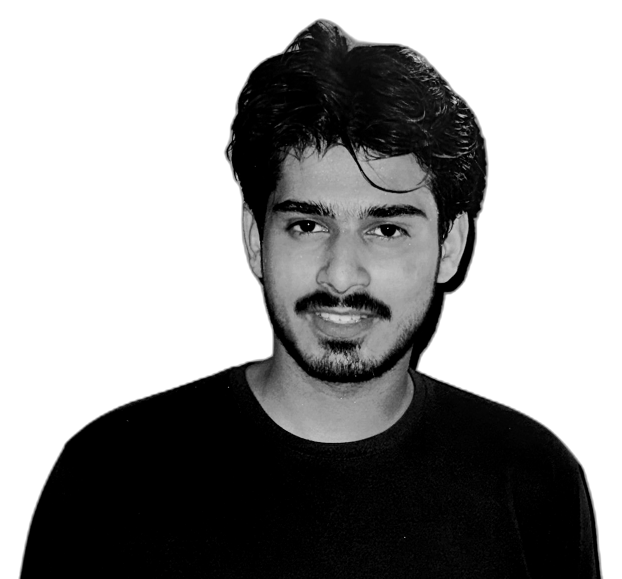
#> input picture data/toufeeq-bw.png, 1243 x 1158 px (shown at 1/2 size)
$ python make_ascii.py
#> lines starting #> are read from the running program, lines starting #| are printed output that depends on the picture
from PIL import Image, ImageOps
import json, pathlib

ROOT = pathlib.Path(__file__).resolve().parent.parent
SRC = ROOT / "data" / "toufeeq-bw.png"
OUT = ROOT / "data" / "ascii.json"

ROWS = 80                 # total rows (portrait height)
CROP = (260, 20, 1060, 820)   # (left, top, right, bottom) in px of toufeeq-bw.png
GAMMA = 1.5               # >1 darkens midtones -> more face detail
CHAR_ASPECT = 0.5         # monospace char is ~2x taller than wide

def main():
    im = Image.open(SRC).convert("L")
#> im is the input picture: PIL image 1243x1158 L; min 0, max 255, mean 151.7
    im = im.crop(CROP)                      # square around head + shoulders
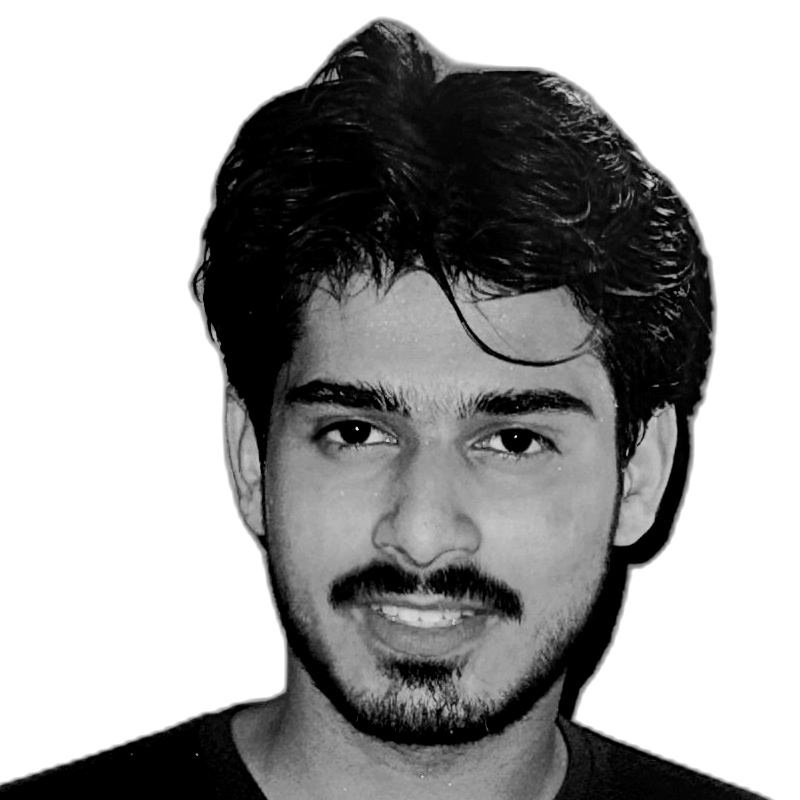
#> im: PIL image 800x800 L; min 0, max 255, mean 162.1
    # equalize using subject pixels only (ignore the white bg) so face detail survives
#> (the run stopped early here; a loop or call above may not have finished)
